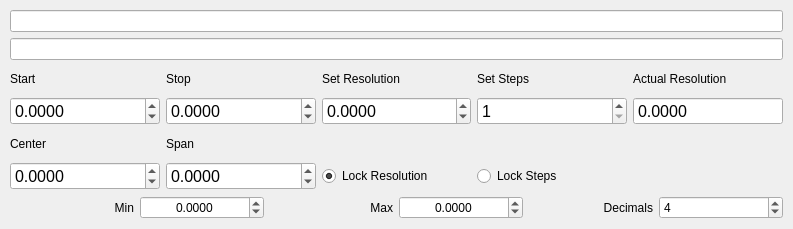
<?xml version="1.0" encoding="UTF-8"?>
<ui version="4.0">
    <class>Form</class>
    <widget class="QWidget" name="Form">
        <property name="geometry">
            <rect>
                <x>0</x>
                <y>0</y>
                <width>793</width>
                <height>229</height>
            </rect>
        </property>
        <property name="sizePolicy">
            <sizepolicy hsizetype="Preferred" vsizetype="Fixed">
                <horstretch>0</horstretch>
                <verstretch>0</verstretch>
            </sizepolicy>
        </property>
        <property name="windowTitle">
            <string>Form</string>
        </property>
        <layout class="QGridLayout" name="gridLayout">
            <property name="margin">
                <number>10</number>
            </property>
            <item row="3" column="5">
                <widget class="QSpinBox" name="uiDecimals">
                    <property name="keyboardTracking">
                        <bool>false</bool>
                    </property>
                    <property name="minimum">
                        <number>0</number>
                    </property>
                    <property name="maximum">
                        <number>10</number>
                    </property>
                    <property name="value">
                        <number>4</number>
                    </property>
                </widget>
            </item>
            <item row="3" column="4">
                <widget class="QLabel" name="label_4">
                    <property name="text">
                        <string>Decimals</string>
                    </property>
                    <property name="alignment">
                        <set>Qt::AlignRight|Qt::AlignTrailing|Qt::AlignVCenter</set>
                    </property>
                </widget>
            </item>
            <item row="3" column="1">
                <widget class="QDoubleSpinBox" name="uiMin">
                    <property name="alignment">
                        <set>Qt::AlignCenter</set>
                    </property>
                    <property name="keyboardTracking">
                        <bool>false</bool>
                    </property>
                    <property name="decimals">
                        <number>4</number>
                    </property>
                    <property name="minimum">
                        <double>-999999999.000000000000000</double>
                    </property>
                    <property name="maximum">
                        <double>999999999.000000000000000</double>
                    </property>
                    <property name="singleStep">
                        <double>0.000100000000000</double>
                    </property>
                </widget>
            </item>
            <item row="3" column="0">
                <widget class="QLabel" name="label_2">
                    <property name="sizePolicy">
                        <sizepolicy hsizetype="Preferred" vsizetype="Preferred">
                            <horstretch>0</horstretch>
                            <verstretch>0</verstretch>
                        </sizepolicy>
                    </property>
                    <property name="text">
                        <string>Min</string>
                    </property>
                    <property name="alignment">
                        <set>Qt::AlignRight|Qt::AlignTrailing|Qt::AlignVCenter</set>
                    </property>
                </widget>
            </item>
            <item row="0" column="0" colspan="6">
                <widget class="QLineEdit" name="uiCollection">
                    <property name="readOnly">
                        <bool>true</bool>
                    </property>
                </widget>
            </item>
            <item row="3" column="3">
                <widget class="QDoubleSpinBox" name="uiMax">
                    <property name="alignment">
                        <set>Qt::AlignCenter</set>
                    </property>
                    <property name="keyboardTracking">
                        <bool>false</bool>
                    </property>
                    <property name="decimals">
                        <number>4</number>
                    </property>
                    <property name="minimum">
                        <double>-999999999.000000000000000</double>
                    </property>
                    <property name="maximum">
                        <double>999999999.000000000000000</double>
                    </property>
                    <property name="singleStep">
                        <double>0.000100000000000</double>
                    </property>
                </widget>
            </item>
            <item row="3" column="2">
                <widget class="QLabel" name="label_3">
                    <property name="text">
                        <string>Max</string>
                    </property>
                    <property name="alignment">
                        <set>Qt::AlignRight|Qt::AlignTrailing|Qt::AlignVCenter</set>
                    </property>
                </widget>
            </item>
            <item row="2" column="0" colspan="6">
                <layout class="QGridLayout" name="gridLayout_2">
                    <item row="1" column="0">
                        <widget class="QLabel" name="label">
                            <property name="text">
                                <string>Start</string>
                            </property>
                        </widget>
                    </item>
                    <item row="1" column="1">
                        <widget class="QLabel" name="label_5">
                            <property name="text">
                                <string>Stop</string>
                            </property>
                        </widget>
                    </item>
                    <item row="1" column="2">
                        <widget class="QLabel" name="label_6">
                            <property name="text">
                                <string>Set Resolution</string>
                            </property>
                        </widget>
                    </item>
                    <item row="1" column="3">
                        <widget class="QLabel" name="label_7">
                            <property name="text">
                                <string>Set Steps</string>
                            </property>
                        </widget>
                    </item>
                    <item row="1" column="4">
                        <widget class="QLabel" name="label_8">
                            <property name="text">
                                <string>Actual Resolution</string>
                            </property>
                        </widget>
                    </item>
                    <item row="2" column="0">
                        <widget class="QDoubleSpinBox" name="uiStart">
                            <property name="font">
                                <font>
                                    <pointsize>12</pointsize>
                                </font>
                            </property>
                            <property name="keyboardTracking">
                                <bool>false</bool>
                            </property>
                            <property name="decimals">
                                <number>4</number>
                            </property>
                            <property name="minimum">
                                <double>-999999999.000000000000000</double>
                            </property>
                            <property name="maximum">
                                <double>999999999.000000000000000</double>
                            </property>
                            <property name="singleStep">
                                <double>0.000100000000000</double>
                            </property>
                        </widget>
                    </item>
                    <item row="2" column="1">
                        <widget class="QDoubleSpinBox" name="uiStop">
                            <property name="font">
                                <font>
                                    <pointsize>12</pointsize>
                                </font>
                            </property>
                            <property name="keyboardTracking">
                                <bool>false</bool>
                            </property>
                            <property name="decimals">
                                <number>4</number>
                            </property>
                            <property name="minimum">
                                <double>-999999999.000000000000000</double>
                            </property>
                            <property name="maximum">
                                <double>999999999.000000000000000</double>
                            </property>
                            <property name="singleStep">
                                <double>0.000100000000000</double>
                            </property>
                        </widget>
                    </item>
                    <item row="2" column="2">
                        <widget class="QDoubleSpinBox" name="uiSetResolution">
                            <property name="font">
                                <font>
                                    <pointsize>12</pointsize>
                                </font>
                            </property>
                            <property name="keyboardTracking">
                                <bool>false</bool>
                            </property>
                            <property name="decimals">
                                <number>4</number>
                            </property>
                            <property name="minimum">
                                <double>-999999999.000000000000000</double>
                            </property>
                            <property name="maximum">
                                <double>999999999.000000000000000</double>
                            </property>
                            <property name="singleStep">
                                <double>0.000100000000000</double>
                            </property>
                        </widget>
                    </item>
                    <item row="2" column="4">
                        <widget class="QDoubleSpinBox" name="uiActualResolution">
                            <property name="font">
                                <font>
                                    <pointsize>12</pointsize>
                                </font>
                            </property>
                            <property name="readOnly">
                                <bool>true</bool>
                            </property>
                            <property name="buttonSymbols">
                                <enum>QAbstractSpinBox::NoButtons</enum>
                            </property>
                            <property name="keyboardTracking">
                                <bool>false</bool>
                            </property>
                            <property name="decimals">
                                <number>4</number>
                            </property>
                            <property name="minimum">
                                <double>-999999999.000000000000000</double>
                            </property>
                            <property name="maximum">
                                <double>999999999.000000000000000</double>
                            </property>
                            <property name="singleStep">
                                <double>0.000100000000000</double>
                            </property>
                        </widget>
                    </item>
                    <item row="3" column="1">
                        <widget class="QLabel" name="label_10">
                            <property name="text">
                                <string>Span</string>
                            </property>
                        </widget>
                    </item>
                    <item row="3" column="0">
                        <widget class="QLabel" name="label_9">
                            <property name="text">
                                <string>Center</string>
                            </property>
                        </widget>
                    </item>
                    <item row="4" column="0">
                        <widget class="QDoubleSpinBox" name="uiCenter">
                            <property name="font">
                                <font>
                                    <pointsize>12</pointsize>
                                </font>
                            </property>
                            <property name="keyboardTracking">
                                <bool>false</bool>
                            </property>
                            <property name="decimals">
                                <number>4</number>
                            </property>
                            <property name="minimum">
                                <double>-999999999.000000000000000</double>
                            </property>
                            <property name="maximum">
                                <double>999999999.000000000000000</double>
                            </property>
                            <property name="singleStep">
                                <double>0.000100000000000</double>
                            </property>
                        </widget>
                    </item>
                    <item row="4" column="1">
                        <widget class="QDoubleSpinBox" name="uiSpan">
                            <property name="font">
                                <font>
                                    <pointsize>12</pointsize>
                                </font>
                            </property>
                            <property name="keyboardTracking">
                                <bool>false</bool>
                            </property>
                            <property name="decimals">
                                <number>4</number>
                            </property>
                            <property name="minimum">
                                <double>-999999999.000000000000000</double>
                            </property>
                            <property name="maximum">
                                <double>999999999.000000000000000</double>
                            </property>
                            <property name="singleStep">
                                <double>0.000100000000000</double>
                            </property>
                        </widget>
                    </item>
                    <item row="4" column="2">
                        <widget class="QRadioButton" name="uiLockResolution">
                            <property name="text">
                                <string>Lock Resolution</string>
                            </property>
                            <property name="checked">
                                <bool>true</bool>
                            </property>
                            <attribute name="buttonGroup">
                                <string notr="true">buttonGroup</string>
                            </attribute>
                        </widget>
                    </item>
                    <item row="4" column="3">
                        <widget class="QRadioButton" name="uiLockSteps">
                            <property name="text">
                                <string>Lock Steps</string>
                            </property>
                            <attribute name="buttonGroup">
                                <string notr="true">buttonGroup</string>
                            </attribute>
                        </widget>
                    </item>
                    <item row="2" column="3">
                        <widget class="QSpinBox" name="uiSteps">
                            <property name="font">
                                <font>
                                    <pointsize>12</pointsize>
                                </font>
                            </property>
                            <property name="keyboardTracking">
                                <bool>false</bool>
                            </property>
                            <property name="minimum">
                                <number>1</number>
                            </property>
                            <property name="maximum">
                                <number>999999999</number>
                            </property>
                        </widget>
                    </item>
                </layout>
            </item>
            <item row="1" column="0" colspan="6">
                <widget class="QLineEdit" name="uiName">
                    <property name="readOnly">
                        <bool>true</bool>
                    </property>
                </widget>
            </item>
        </layout>
    </widget>
    <resources/>
    <connections/>
    <buttongroups>
        <buttongroup name="buttonGroup"/>
    </buttongroups>
</ui>
